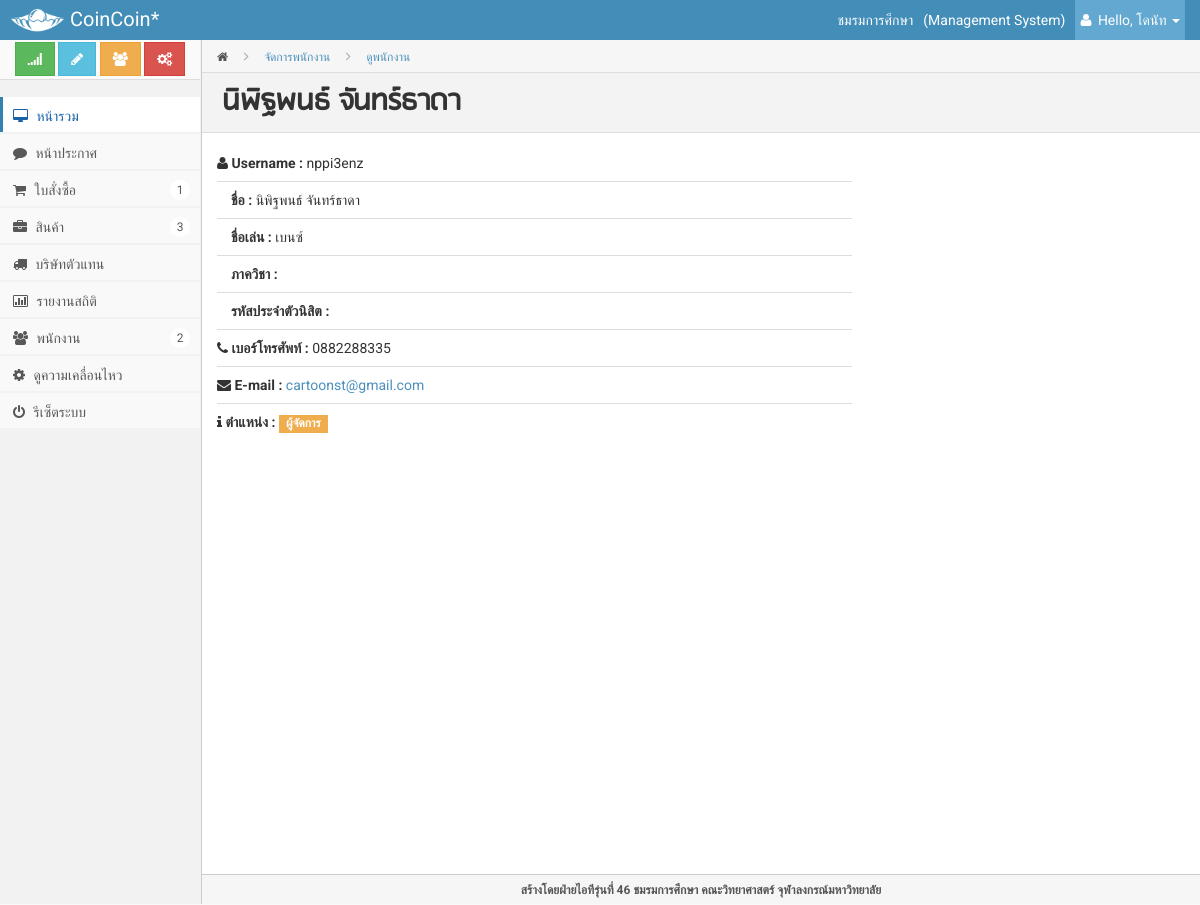
Page /admin/index.php?page=infostaff&pid=1 (signed in) on the earlier database version.
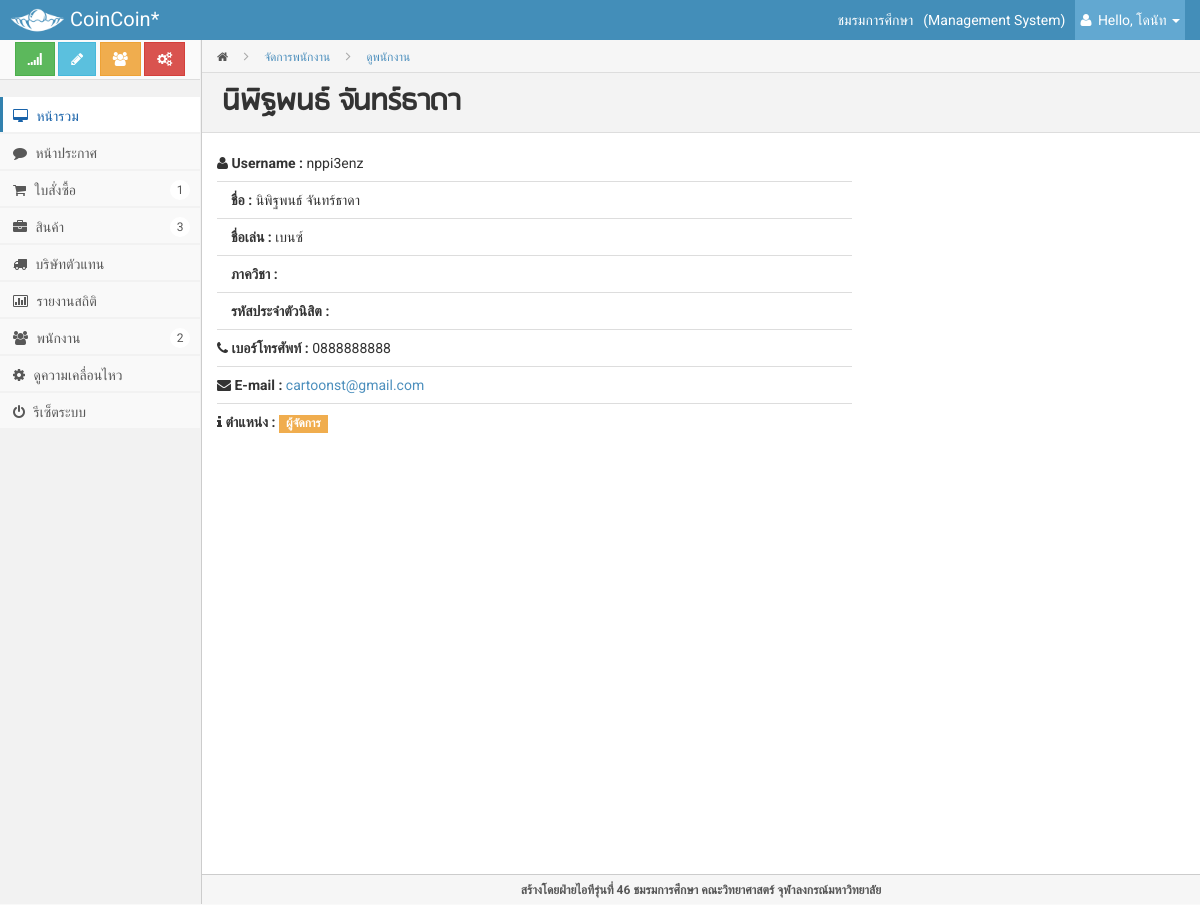
Same page on the later database version.
### tables this page shows
CREATE TABLE IF NOT EXISTS `member_staff` (
  `memberid` int(10) NOT NULL AUTO_INCREMENT,
  `username` varchar(50) NOT NULL,
  `password` varchar(200) NOT NULL,
  `firstname` varchar(60) NOT NULL,
  `lastname` varchar(60) NOT NULL,
  `nickname` varchar(60) NOT NULL,
  `phone` varchar(100) NOT NULL,
  `email` varchar(100) DEFAULT NULL,
  `position` char(1) NOT NULL,
  PRIMARY KEY (`memberid`),
  UNIQUE KEY `username` (`username`)
);

### admin/modules/infostaff.php (the view, shortened to what this page needs)
<?php
	$pid =  (isset($_GET["pid"])) ? $_GET["pid"] : '';
	$sqllist = "SELECT * FROM member_staff WHERE memberid=$pid ";
	$query= mysqli_query($connect, $sqllist);
	$row = mysqli_fetch_array($query);
?>
        <div class="page-head">
            <div class="bread-crumb">
                <a href="index.html"><i class="icon-home"></i></a>
                <i class="icon-angle-right"></i>
                <a href="?page=staff" class="bread-current">จัดการพนักงาน</a>
				<i class="icon-angle-right"></i>
                <a href="#" class="bread-current">ดูพนักงาน</a>
            </div>
            <h3 class="content-heading"><?php echo $row['firstname'];?> <?php echo $row['lastname'];?></h3>
        </div>
        <div class="matter">
            <div class="container">
                <div class="row">
					<div class="col-md-8">
					<b><i class="icon-user"></i> Username : </b> <?php echo $row['username'];?><hr/>
					<b>&nbsp;&nbsp;&nbsp;&nbsp;ชื่อ : </b> <?php echo $row['firstname']." ".$row['lastname'];?><hr/>
					<b>&nbsp;&nbsp;&nbsp;&nbsp;ชื่อเล่น : </b> <?php echo $row['nickname'];?><hr/>
					<b>&nbsp;&nbsp;&nbsp;&nbsp;ภาควิชา : </b> <?php echo $row['major'];?><hr/>
					<b>&nbsp;&nbsp;&nbsp;&nbsp;รหัสประจำตัวนิสิต : </b> <?php echo $row['studentID'];?><hr/>
					<b><i class="icon-phone"></i> เบอร์โทรศัพท์ : </b> <?php echo $row['phone'];?><hr/>
					<b><i class="icon-envelope"></i> E-mail : </b> <a href="mailto:<?php echo $row['email'];?>"><?php echo $row['email'];?></a><hr/>
					<b><i class="icon-info"></i> ตำแหน่ง : </b> <?php
						if($row['position'] == 'A') {
							echo "<span class=\"label label-success\">ผู้ดูแลระบบ</span>";
						} else if($row['position'] == 'M') {
							echo "<span class=\"label label-warning\">ผู้จัดการ</span>";
						} else if($row['position'] == 'C') {
							echo "<span class=\"label label-info\">แคชเชียร์</span>";
						}
					?>
					<br>
					</div>
				</div>
				<div class="row">
					<div class="col-md-12">
					</div>
                </div>
            </div>
        </div>

Differences in the rows shown:
changed member_staff "นิพิฐพนธ์": phone "0882288335" → "0888888888"
